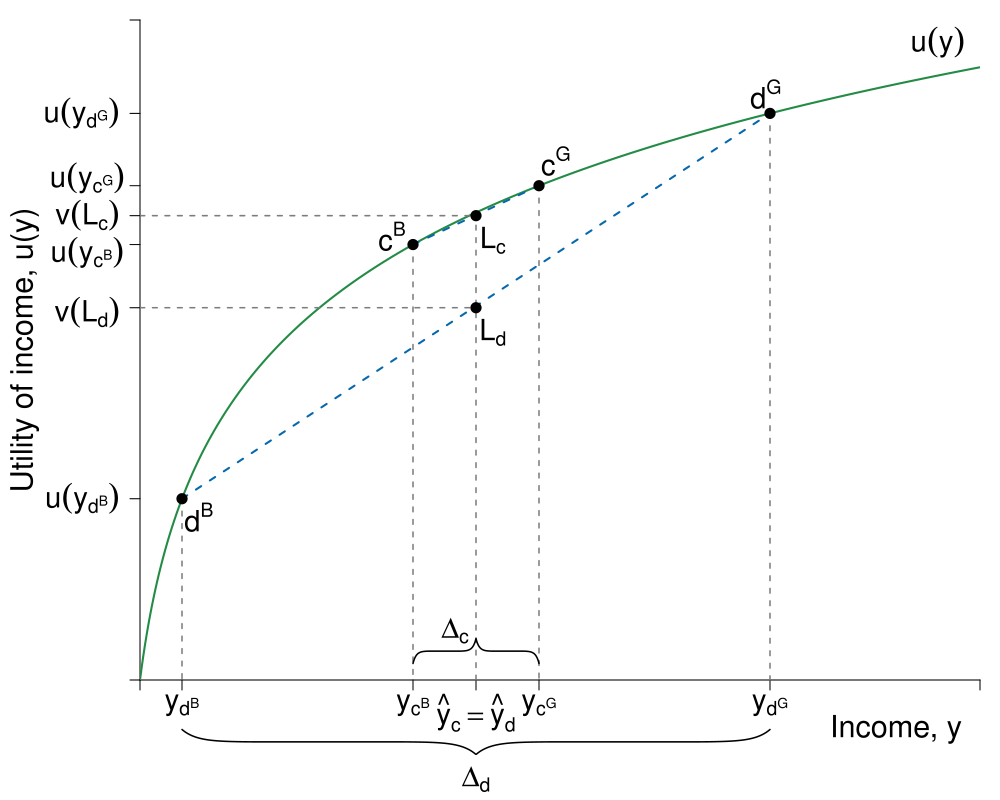

Write the R code that produced this figure.
#' Graph Designer(s): Simon Halliday, Scott Cohn
#' Authors: Bowles and Halliday
#' Title: Coordination, Conflict and Competition: A Text in Microeconomics

library(shape)
library(pBrackets)
pdf(file = "risk/risk_averse_dara_a.pdf", width = 10, height = 8)

# Set parameters for graphics
axislabelsize <- 1.8
labelsize <- 1.725
namesize <- 1.8
annotatesize <- 1.5
graphlinewidth <- 2
segmentlinewidth <- 1.5

COL <- c("#7fc97f", "#beaed4", "#fdc086", "#ffff99", "#386cb0", "#f0027f", "#bf5b17", "#666666")
COLA <- c("#e0f3db", "#99d8c9","#66c2a4","#41ae76", "#238b45", "#005824")
COLB <- c("#c6dbef", "#4eb3d3", "#2b8cbe", "#0868ac","#084081")
COLC <- c("#fcfbfd", "#efedf5", "#dadaeb", "#bcbddc", "#9e9ac8", "#807dba", "#6a51a3", "#54278f", "#3f007d")
grays <- gray.colors(25, start = 1, end = 0, alpha = 1)

#Edited the margins to cater for the larger LHS labels
par(mar =  c(6, 7, 1, 1))

#Concave utility of wealth function

ConcaveU <- function(x) {
  log(x + 1)
}

#Add limits on axes and levels of utility for each indifference curve
ylims <- c(0, 4)
xlims <- c(0, 40)

npts <- 501 
x <- seq(xlims[1], xlims[2], length.out = npts)
y <- seq(ylims[1], ylims[2], length.out = npts) 

plot(0, 0, xlim = xlims, ylim = ylims, type = "n",
     xlab = expression(paste("")),
     ylab = expression(paste("")), 
     xaxt = "n", 
     yaxt = "n", 
     cex.lab = axislabelsize, 
     bty = "n", 
     xaxs = "i", 
     yaxs = "i"
)

#x and y limits with plain axes without ticks/numbers to match previous graph

ticksy <- c(0, ConcaveU(2), 1.6275*ConcaveU(3), ConcaveU(13), 2.03*ConcaveU(3), ConcaveU(19), ConcaveU(30), ylims[2])
ylabels <- c(NA, expression(paste(u(y[{d^B}] ))), NA, NA, expression(v(L[c]) ), NA, expression(paste(u(y[d^G] ))), NA)

# ticksx <- c(0, 3, 10, 22, 36, xlims[2])
ticksx <- c(0, 2, 13, 16, 19, 30, xlims[2])
# xlabels <- c(NA, expression(paste(y^{a})), expression(paste(y^b)), expression(paste(y^c)), expression(paste(y^d)), NA)
xlabels <- c(NA, expression(paste(y[{d^B}])), expression(paste(y[{c^B}])), NA,
             expression(paste(y[{c^G}])), expression(paste(y[{d^G}])), NA)

axis(1, at = ticksx,  pos = 0, labels = xlabels, cex.axis = labelsize)
axis(2, at = ticksy,  pos = 0, labels = ylabels, las = 1, cex.axis = labelsize)

npts <- 500 
xx1 <- seq(xlims[1], xlims[2], length.out = npts)
xx2 <- seq(0, xlims[2], length.out = npts)
xx3 <- seq(xlims[1], 0, length.out = npts)
xx4 <- seq(-11, 0, length.out = npts)

#Axis labels and draw linear utility function
#mtext(expression(paste("Income, y")), side = 1, line = 2.5, cex = axislabelsize)
text(-5.5, 0.5*ylims[2], expression(paste("Utility of income, u(y)")), xpd = TRUE, cex = axislabelsize, srt = 90) 
text(0.9*xlims[2], -0.3, expression(paste("Income, y")), xpd = TRUE, cex = axislabelsize) 

text(-2.5, ConcaveU(13) - 0.05, expression(paste(u(y[{c^B}]))), xpd = TRUE, cex = labelsize)
text(-2.5, 1.6275*ConcaveU(3) - 0.03, expression(v(L[d])), xpd = TRUE, cex = labelsize)
text(-2.5, ConcaveU(19) + 0.045, expression(paste(u(y[c^G] ))), xpd = TRUE, cex = labelsize)

# label yhat on x
text(16, -0.2, expression(paste(hat(y)[c] == hat(y)[d])), xpd = TRUE, cex = labelsize)
segments(16, 0, 16, ConcaveU(16) - 0.05, lty = 2, col = grays[20], lwd = segmentlinewidth)


# indiff
lines(xx1, ConcaveU(xx1), col = COLA[5], lwd = graphlinewidth)

#Points cB to cG
# segments(10, ConcaveU(10), 22, ConcaveU(22), lty = 2, col = COLB[4], lwd = graphlinewidth)
segments(13, ConcaveU(13), 19, ConcaveU(19), lty = 2, col = COLB[4], lwd = graphlinewidth)

#Point dB to dG
# segments(3, ConcaveU(3), 29, ConcaveU(29), lty = 2, col = COLB[4], lwd = graphlinewidth)
segments(2, ConcaveU(2), 30, ConcaveU(30), lty = 2, col = COLB[4], lwd = graphlinewidth)

#Label 4 points on line
#Point dB
text(2.8, ConcaveU(3) - .4, expression(paste(d^B)), cex = labelsize)
segments(2, ConcaveU(2), 2, 0, lty = 2, col = grays[20], lwd = segmentlinewidth)
points(2, ConcaveU(2), pch = 16, col = "black", cex = 1.5)

#Point cG
text(19.8, ConcaveU(19) + .15, expression(paste(c^G)), cex = labelsize)
segments(19, ConcaveU(19), 19, 0, lty = 2, col = grays[20], lwd = segmentlinewidth)
points(19, ConcaveU(19), pch = 16, col = "black", cex = 1.5)

#Point cB
text(13 - 1, ConcaveU(13) + .05, expression(paste(c^B)), cex = labelsize)
segments(13, ConcaveU(13), 13, 0, lty = 2, col = grays[20], lwd = segmentlinewidth)
points(13, ConcaveU(13), pch = 16, col = "black", cex = 1.5)

#Point dG
text(29.8, ConcaveU(29) + .15, expression(paste(d^G)), cex = labelsize)
segments(30, ConcaveU(30), 30, 0, lty = 2, col = grays[20], lwd = segmentlinewidth)
points(30, ConcaveU(30), pch = 16, col = "black", cex = 1.5)

segments(0, 2.03*ConcaveU(3), 16, 2.03*ConcaveU(3), lty = 2, col = grays[20], lwd = segmentlinewidth)
points(16, 2.03*ConcaveU(3), pch = 16, col = "black", cex = 1.5)

segments(0, 1.6275*ConcaveU(3), 16, 1.6275*ConcaveU(3), lty = 2, col = grays[20], lwd = segmentlinewidth)
points(16, 1.6275*ConcaveU(3), pch = 16, col = "black", cex = 1.5)

text(xlims[2] - 2, ConcaveU(xlims[2] - 2) + 0.2, expression(paste(u(y))),  xpd = TRUE,  cex = labelsize)

# delta c
text(15, 0.3, expression(paste(Delta[c])),  xpd = TRUE,  cex = labelsize)
brackets(13, 0.1, 19, 0.1, h = 0.15, lwd = segmentlinewidth, xpd = TRUE)

# delta d
text(16, -0.6, expression(paste(Delta[d])),  xpd = TRUE,  cex = labelsize)
brackets(30, -0.3, 2, -0.3, h = 0.15, lwd = segmentlinewidth, xpd = TRUE)

dev.off()
